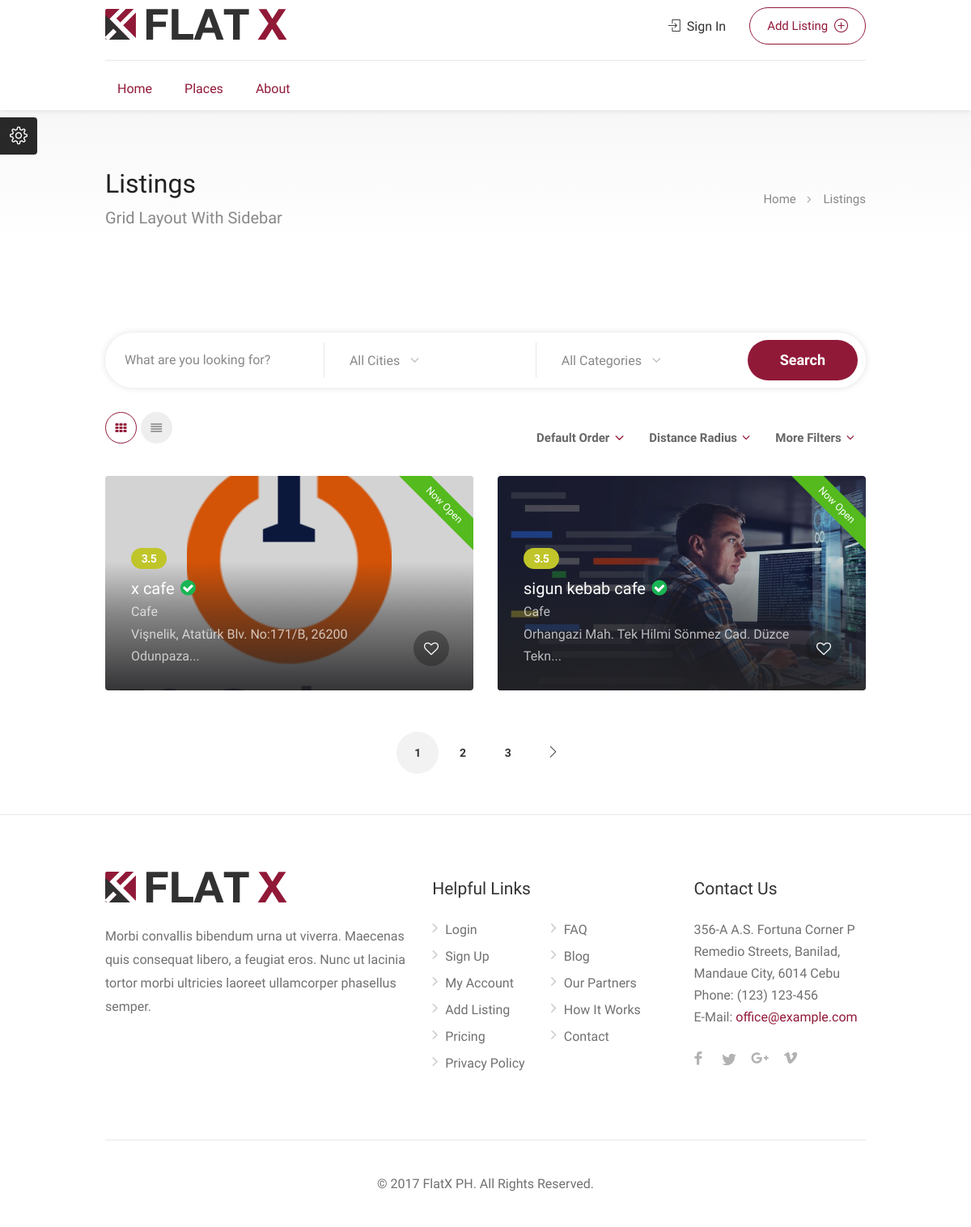
The app's page /places, older data.
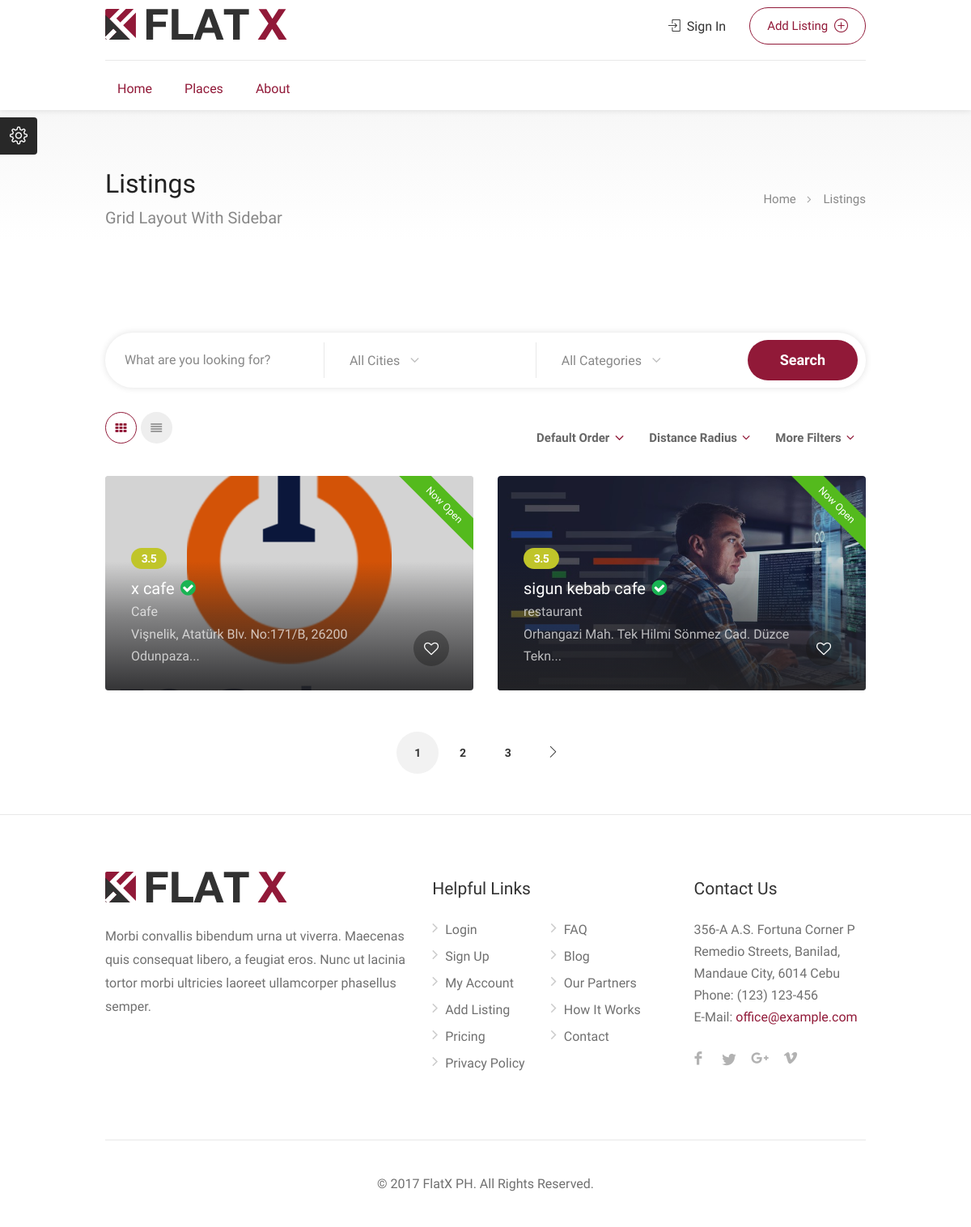
The same page, newer data.
### booking/models.py (models this page shows, shortened)
class Places(models.Model):
    id = models.BigAutoField(primary_key=True)
    title = models.CharField(max_length=100, null=True)
    short_description = models.CharField(max_length=200, null=True)
    description = models.TextField(max_length=1500, null=True)
    address = models.CharField(max_length=250, null=True)
    phone_number = models.CharField(max_length=100, null=True)
    website = models.CharField(max_length=100, null=True)
    map_url = models.CharField(max_length=500, null=True)
    is_active = models.BooleanField(default=True, null=True)
    is_home = models.BooleanField(default=True, null=True)
    is_open = models.BooleanField(default=True, null=True)
    cover_img = models.ImageField(upload_to="places")
    created_date = models.DateField()
    slug = models.SlugField(null=True, unique=True, db_index=True, blank=True)
    instagram = models.CharField(max_length=50, null=True)
    twitter = models.CharField(max_length=50, null=True)
    facebook = models.CharField(max_length=50, null=True)
    website = models.CharField(max_length=50, null=True)
    opening_day = models.CharField(max_length=150, null=True)
    opening_time = models.CharField(max_length=150, null=True)
    closing_time = models.CharField(max_length=150, null=True)
    category = models.ForeignKey(Categories, on_delete=models.CASCADE)
    cities = models.ForeignKey(Cities, on_delete=models.CASCADE)

class Categories(models.Model):
    id = models.BigAutoField(primary_key=True)
    category_name = models.CharField(max_length=50)
    def __str__(self):
        return f"{self.category_name}"

### booking/views.py (the view)
# urls.py: path("places", views.places),
def places(request):
    context = {
        "places": Places.objects.filter(is_active = True, is_home=True),
        "categories":Categories.objects.all()
    }
    return render(request, "places/index.html", context)

### booking/templates/places/index.html (shortened to what this page needs)
{% extends 'base.html' %}
{% load static %}
{% block content %}
<div id="titlebar" class="gradient">
	<div class="container">
		<div class="row">
			<div class="col-md-12">
				<h2>Listings</h2><span>Grid Layout With Sidebar</span>
				<nav id="breadcrumbs">
					<ul>
						<li><a href="#">Home</a></li>
						<li>Listings</li>
					</ul>
				</nav>
			</div>
		</div>
	</div>
</div>
<div class="container">
	<div class="row">
		<div class="col-md-12">
			<form action='search'>
				<div class="main-search-input">
					<div class="main-search-input-item">
						<input type="text" name='search' placeholder="What are you looking for?" value=""/>
					</div>
					<div class="main-search-input-item">
						<select data-placeholder="All Cities" class="chosen-select" name='city'>
							<option disabled selected value>All Cities</option>
						</select>
					</div>
					<div class="main-search-input-item">
						<select data-placeholder="All Categories" class="chosen-select" name='category'>
							<option disabled selected value>All Categories</option>
						</select>
					</div>
					<button class="button" type="submit">Search</button>
				</div>
			</form>
		</div>
		<div class="col-md-12">
			<div class="row margin-bottom-25 margin-top-30">
				<div class="col-md-6">
					<div class="layout-switcher">
						<a href="#" class="grid active"><i class="fa fa-th"></i></a>
						<a href="listings-list-full-width.html" class="list"><i class="fa fa-align-justify"></i></a>
					</div>
				</div>
				<div class="col-md-6">
					<div class="fullwidth-filters">
						<div class="panel-dropdown wide float-right">
							<a href="#">More Filters</a>
						</div>
						<div class="panel-dropdown float-right">
							<a href="#">Distance Radius</a>
						</div>
						<div class="sort-by">
							<div class="sort-by-select">
								<select data-placeholder="Default order" class="chosen-select-no-single">
									<option>Default Order</option>
								</select>
							</div>
						</div>
					</div>
				</div>
			</div>
			<div class="row">
                {% if places|length > 0 %}
                    {% for place in places %}
                        <div class="col-lg-4 col-md-6">
                            <a href="/places/{{ place.slug }}" class="listing-item-container compact">
                                <div class="listing-item">
                                    <img src="/images/{{ place.cover_img }}" alt="">
                                    <div class="listing-badge now-open">Now Open</div>
                                    <div class="listing-item-content">
                                        <div class="numerical-rating" data-rating="3.5"></div>
                                        <h3>{{ place.title }} <i class="verified-icon"></i></h3>
                                        <span>{{ place.category }}</span>
                                        <span>{{ place.address|striptags|slice:"0:47"}}...</span>
                                    </div>
                                    <span class="like-icon"></span>
                                </div>
                            </a>
                        </div>
                    {% endfor %}
				{% else %}
				<h2>No places found</h2>
                {% endif %}
			</div>
			<div class="row">
				<div class="col-md-12">
					<div class="pagination-container margin-top-20 margin-bottom-40">
						<nav class="pagination">
							<ul>
								<li><a href="#" class="current-page">1</a></li>
								<li><a href="#">2</a></li>
								<li><a href="#">3</a></li>
								<li><a href="#"><i class="sl sl-icon-arrow-right"></i></a></li>
							</ul>
						</nav>
					</div>
				</div>
			</div>
		</div>
	</div>
</div>
{% endblock %}

Row changes from the older to the newer data that the page shows:
changed Places "sigun kebab cafe": category "Cafe" → "restaurant"
